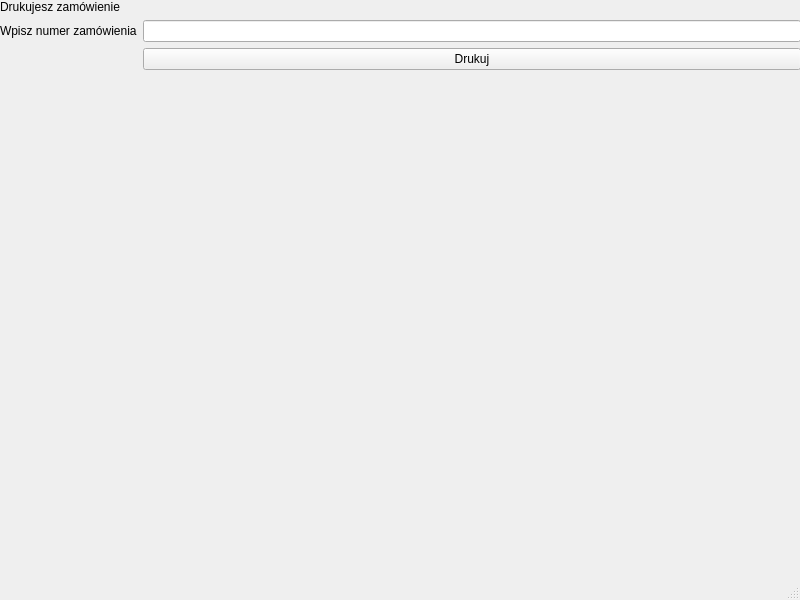
<?xml version="1.0" encoding="UTF-8"?>
<ui version="4.0">
 <class>PrintOrder</class>
 <widget class="QMainWindow" name="PrintOrder">
  <property name="geometry">
   <rect>
    <x>0</x>
    <y>0</y>
    <width>800</width>
    <height>600</height>
   </rect>
  </property>
  <property name="windowTitle">
   <string>MainWindow</string>
  </property>
  <widget class="QWidget" name="centralwidget">
   <widget class="QWidget" name="formLayoutWidget">
    <property name="geometry">
     <rect>
      <x>0</x>
      <y>0</y>
      <width>801</width>
      <height>471</height>
     </rect>
    </property>
    <layout class="QFormLayout" name="formLayout">
     <item row="0" column="0">
      <widget class="QLabel" name="infoText">
       <property name="text">
        <string>Drukujesz zamówienie</string>
       </property>
      </widget>
     </item>
     <item row="1" column="0">
      <widget class="QLabel" name="listInfo">
       <property name="text">
        <string>Wpisz numer zamówienia</string>
       </property>
      </widget>
     </item>
     <item row="2" column="1">
      <widget class="QPushButton" name="printButton">
       <property name="text">
        <string>Drukuj</string>
       </property>
      </widget>
     </item>
     <item row="1" column="1">
      <widget class="QLineEdit" name="orderInput"/>
     </item>
    </layout>
   </widget>
  </widget>
  <widget class="QStatusBar" name="statusbar"/>
 </widget>
 <resources/>
 <connections/>
</ui>
